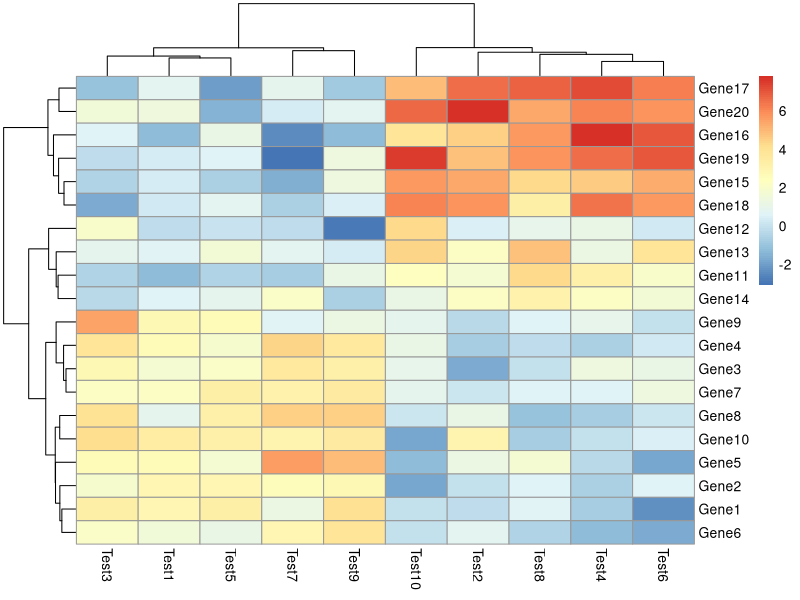
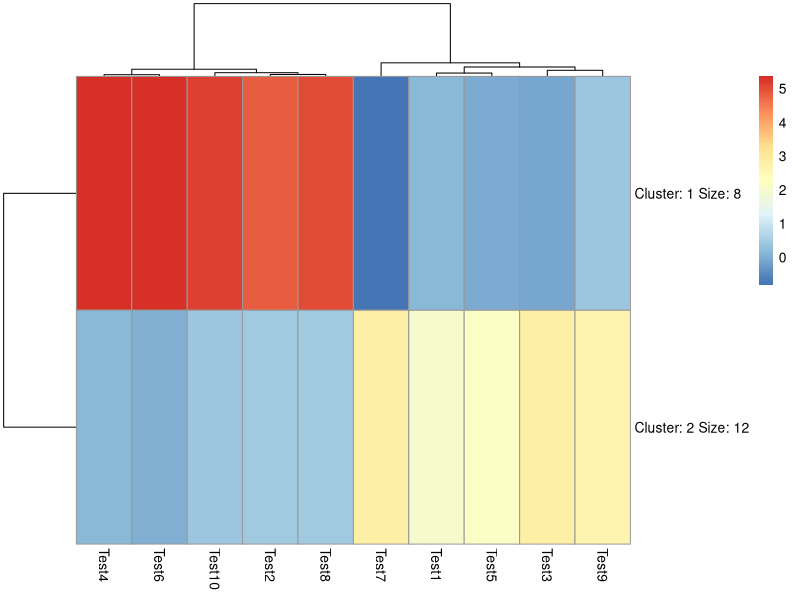
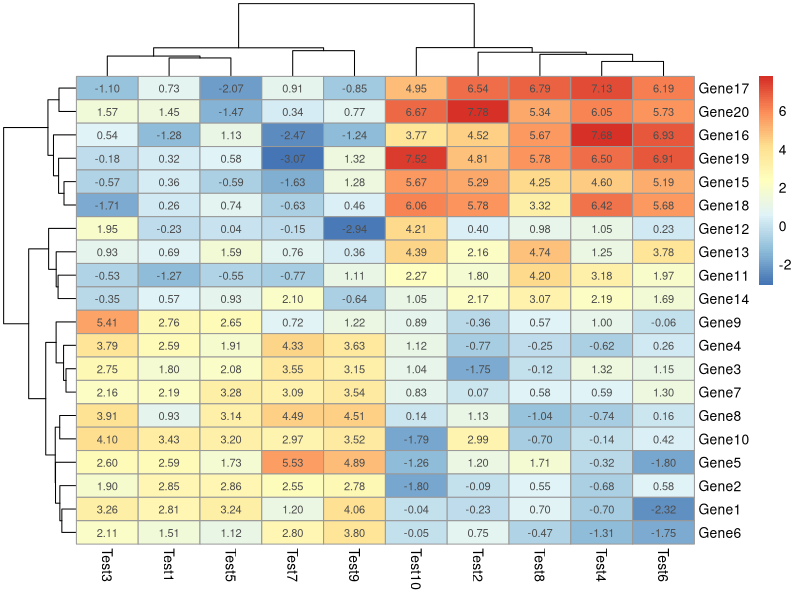
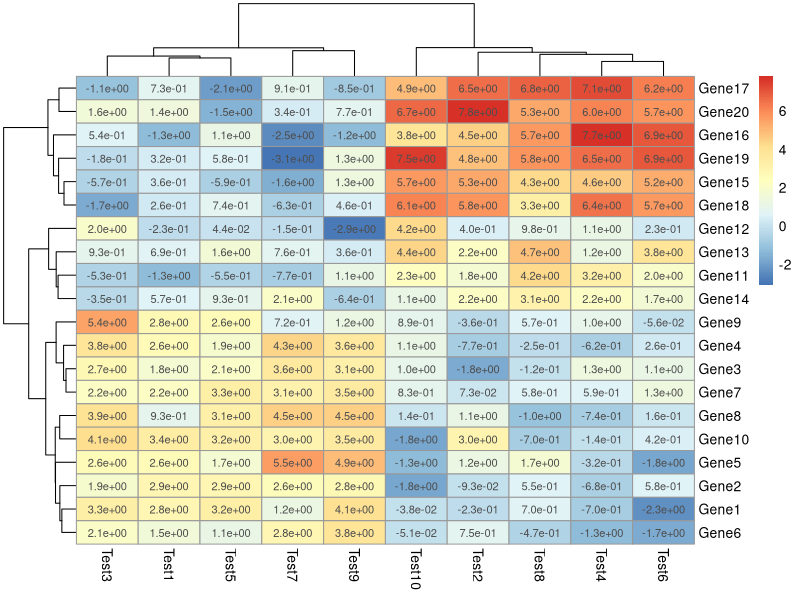
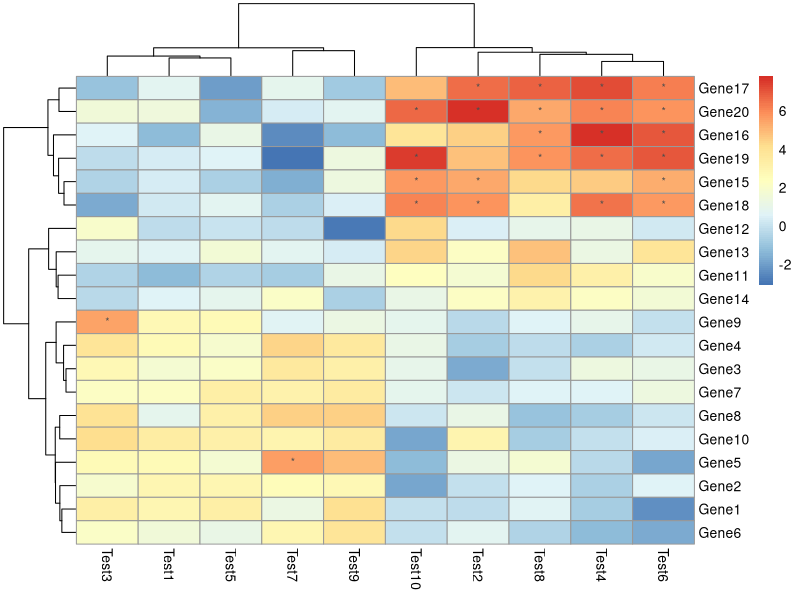
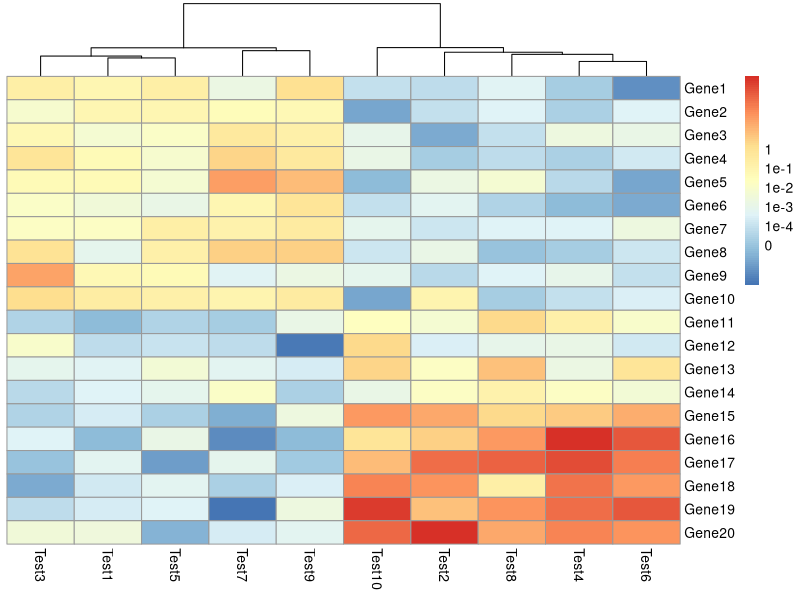

Here is the R script that generated these plots, in order:
## ---- chunk 1
# Create test matrix
test = matrix(rnorm(200), 20, 10)
test[1:10, seq(1, 10, 2)] = test[1:10, seq(1, 10, 2)] + 3
test[11:20, seq(2, 10, 2)] = test[11:20, seq(2, 10, 2)] + 2
test[15:20, seq(2, 10, 2)] = test[15:20, seq(2, 10, 2)] + 4
colnames(test) = paste("Test", 1:10, sep = "")
rownames(test) = paste("Gene", 1:20, sep = "")
## ---- chunk 2
library(pheatmap)
pheatmap(test)
## ---- chunk 3
pheatmap(test,kmeans_k = 2) # 对行进行kmeans聚类 
## ---- chunk 4
pheatmap(test, display_numbers = TRUE)
pheatmap(test, display_numbers = TRUE, number_format = "%.1e")
pheatmap(test, display_numbers = matrix(ifelse(test > 5, "*", ""), nrow(test))) # 可以设置显示的内容
## ---- chunk 5
pheatmap(test, cluster_row = FALSE, legend_breaks = -1:4, legend_labels = c("0", "1e-4", "1e-3", "1e-2", "1e-1", "1")) # 自己设置图例
## ---- chunk 6
pheatmap(test, cellwidth = 15, cellheight = 12, fontsize = 8, main = "Example heatmap", filename = "test.pdf")
## ---- chunk 7
annotation_col = data.frame(CellType = factor(rep(c("CT1", "CT2"), 5)), Time = 1:5)
rownames(annotation_col) = paste("Test", 1:10, sep = "")
annotation_row = data.frame(GeneClass = factor(rep(c("Path1", "Path2", "Path3"), c(10, 4, 6))))
rownames(annotation_row) = paste("Gene", 1:20, sep = "")
pheatmap(test, annotation_col = annotation_col, annotation_row = annotation_row)
## ---- chunk 8
ann_colors = list(Time = c("white", "firebrick"),
    CellType = c(CT1 = "#1B9E77", CT2 = "#D95F02"),
    GeneClass = c(Path1 = "#7570B3", Path2 = "#E7298A", Path3 = "#66A61E")) # 如果是连续型变量会形成渐变色，如：Time
pheatmap(test, annotation_col = annotation_col, annotation_row = annotation_row, annotation_colors = ann_colors)
## ---- chunk 9
pheatmap(test,cutree_rows=3,cutree_cols=2)
## ---- chunk 10
pheatmap(test, annotation_col = annotation_col, cluster_rows = FALSE, gaps_row = c(10, 14), cutree_col = 2)
